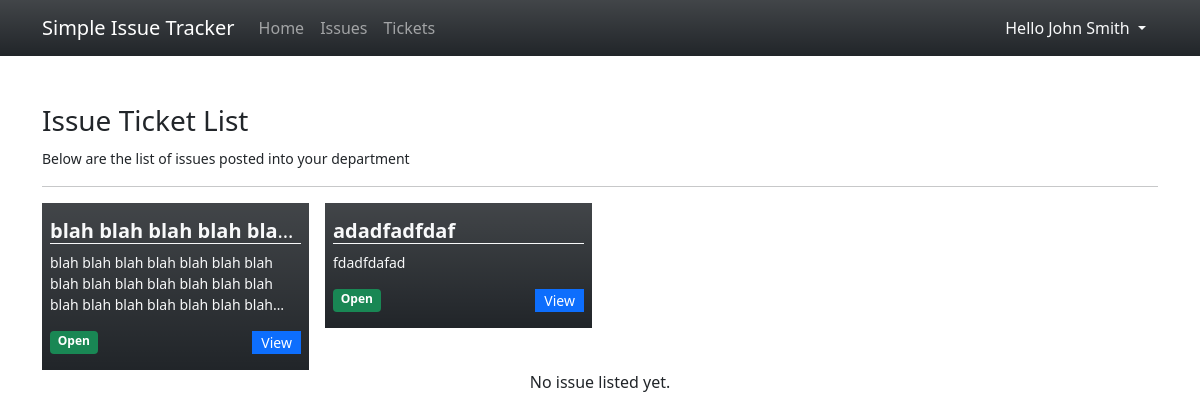
Page /?page=tickets (signed in) on the committed database.
### tables this page shows
CREATE TABLE issue_list (
            `issue_id` INTEGER PRIMARY KEY AUTOINCREMENT,
            `title` TEXT NOT NULL,
            `description` TEXT NOT NULL,
            `department_id` INTEGER NOT NULL,
            `user_id` INTEGER NOT NULL,
            `status` INTEGER NOT NULL DEFAULT 0,
            `date_created` TIMESTAMP DEFAULT CURRENT_TIMESTAMP,
            `date_updated` TIMESTAMP NULL
        );

### tickets.php (the view, shortened to what this page needs)
<h3>Issue Ticket List</h3>
<small>Below are the list of issues posted into your department</small>
<hr>
<div class="row gx-3 row-cols-4">
    <?php
        $sql = "SELECT i.*,u.fullname, d.name from issue_list i inner join department_list d on i.department_id = d.rowid inner join user_list u on i.user_id = u.user_id where i.department_id = '{$_SESSION['department_id']}' ORDER BY i.`status` asc, strftime('%s', i.date_created) desc";
        $qry = $conn->query($sql);
        while($row = $qry->fetchArray()):
    ?>
    <div class="col">
        <div class="w-100 bg-dark text-light bg-gradient opcaity-70 py-3 px-2">
            <h5 class="truncate-1 border-bottom border-light" title="<?php echo $row['title'] ?>"><b><?php echo $row['title'] ?></b></h5>
            <small class="truncate-3">
            <?php
                echo $row['description'];
            ?>
            </small>
            <div class="w-100 d-flex justify-content-between align-items-middle mt-3">
                <?php
                if($row['status'] == 0 ){
                    echo "<span class='w-auto badge bg-success'>Open</span>";
                }else{
                    echo "<span class='w-auto badge bg-danger'>Closed</span>";
                }
                ?>
                <a class="btn btn-sm btn-primary col-auto py-0 rounded-0" href="./?page=view_issue&id=<?php echo md5($row['issue_id']) ?>">View</a>
            </div>
        </div>
    </div>
    <?php endwhile; ?>
</div>
<?php if(!$qry->fetchArray()): ?>
<div class="w-100 text-center">No issue listed yet.</div>
<?php endif; ?>

### index.php (style rules this page uses)
.truncate-1 { overflow: hidden; text-overflow: ellipsis; display: -webkit-box; -webkit-line-clamp: 1; -webkit-box-orient: vertical; }
.truncate-3 { overflow: hidden; text-overflow: ellipsis; display: -webkit-box; -webkit-line-clamp: 3; -webkit-box-orient: vertical; }

### rows in the picture
issue_list: title "blah blah blah blah…", description "blah blah blah blah blah blah blah blah blah blah blah blah blah blah blah blah blah blah blah blah…", status "Open"
issue_list: title "adadfadfdaf", description "fdadfdafad", status "Open"

### other values in the picture
$_SESSION['fullname'] "John Smith"
